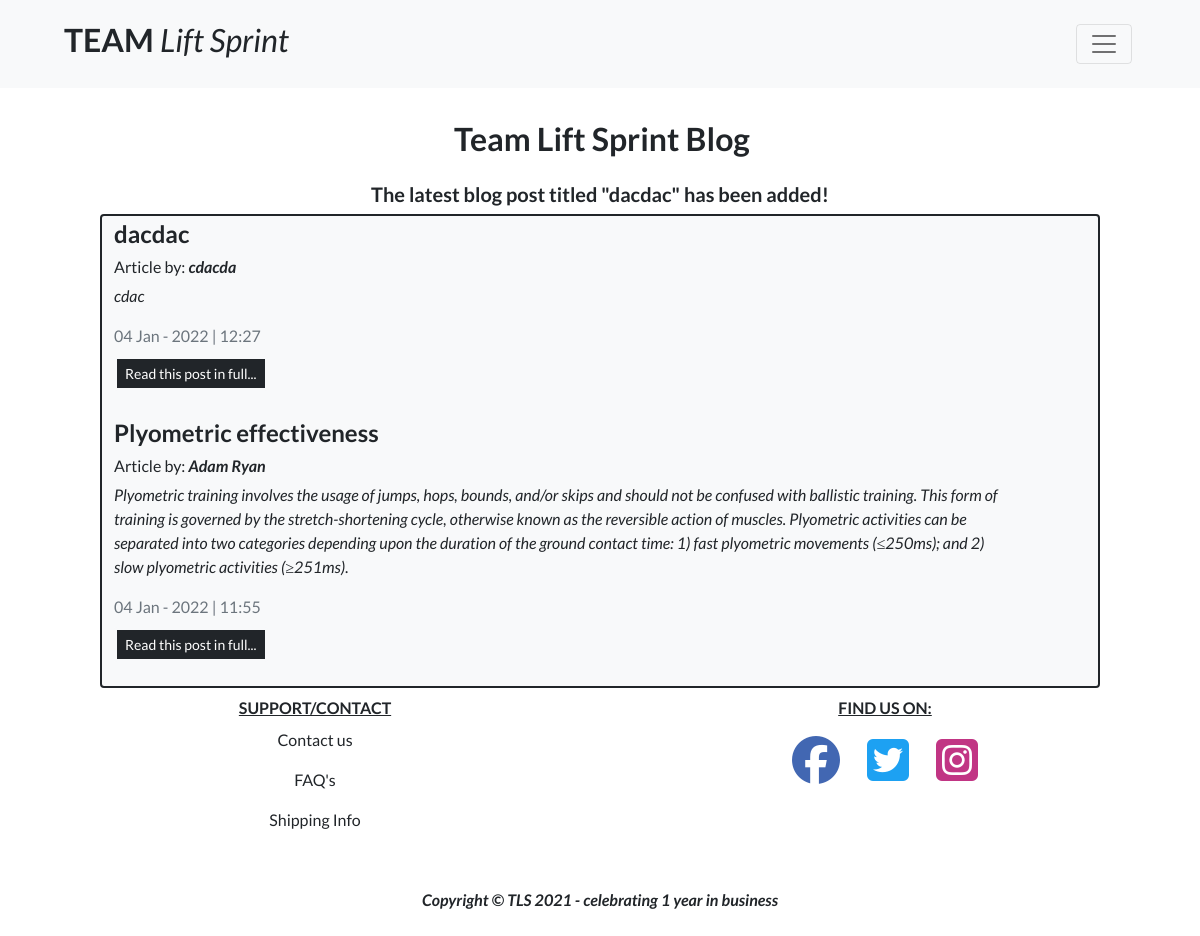
The page /blog/ on the database as committed earlier.
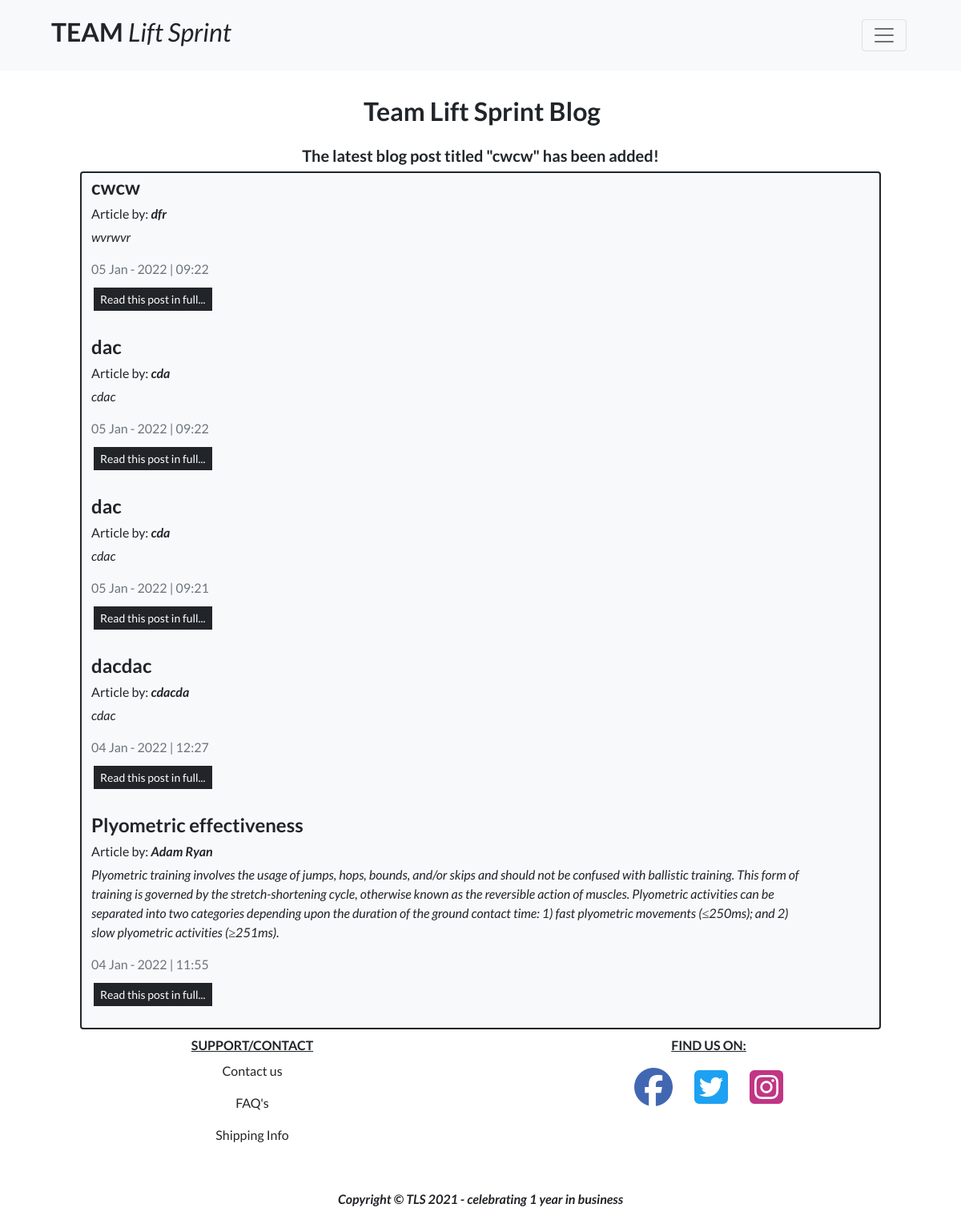
The same page on the database as committed later.
### blog/models.py (models this page shows)
class Post(models.Model):
    class Meta:
        ordering = ['-date_added']
    blog = models.ForeignKey(
        Blog, related_name="posts", on_delete=models.CASCADE)
    title = models.CharField(max_length=100)
    slug = models.SlugField()
    author = models.CharField(max_length=255)
    intro = models.TextField()
    article = models.TextField()
    date_added = models.DateTimeField(auto_now_add=True)
    def __str__(self):
        return self.title

### blog/views.py (the view)
# urls.py: path('', views.blog, name='blog'),
def blog(request):
    blog_posts = Post.objects.all()
    latest_post = Post.objects.latest('date_added')
    template = 'blog/blog.html'
    context = {
        'blog_posts': blog_posts,
        'latest_post': latest_post,
    }
    return render(request, template, context)

### bag/contexts.py (called while the page is built, shortened)
def bag_contents(request):
    bag_items = []
    total = 0
    product_count = 0
    bag = request.session.get('bag', {})
    if total < settings.FREE_DELIVERY_THRESHOLD:
        delivery = total * Decimal(settings.STANDARD_DELIVERY_PERCENTAGE / 100)
        free_delivery_delta = settings.FREE_DELIVERY_THRESHOLD - total
    else:
        delivery = 0
        free_delivery_delta = 0
    grand_total = delivery + total
    context = {
        'bag_items': bag_items,
        'total': total,
        'product_count': product_count,
        'delivery': delivery,
        'free_delivery_delta': free_delivery_delta,
        'free_delivery_threshold': settings.FREE_DELIVERY_THRESHOLD,
        'grand_total': grand_total,
    }
    return context

### blog/templates/blog/blog.html (shortened to what this page needs)
{% extends "base.html" %}
{% load static %}
{% block page_header %}
    <div class="container position-relative pt-5 p-2 g-0">
    </div>
{% endblock %}
{% block content %}
    <div class="container position-relative pt-5 g-0">
        <div class="row">
            <div class="col">
                <h2 class="fw-bold text-center text-capitalize mb-4 mt-3 ms-1">Team Lift Sprint Blog
                {% if blog_posts %}
                    <h5 class = "text-center fw-bold">The latest blog post titled "{{ latest_post }}" has been added!</h5>
                {% endif %}
                </h2>
            </div>
        </div>
    </div>
    <div class="container col-10">
        <div class="row bg-light text-dark border border-dark rounded-2 border-2">
            {% for post in blog_posts %}
                {% if blog_posts %}
                <div class="col-lg-8 col-12 mt-1">
                    <h4 class = "fw-bold">{{ post.title }}</h4>
                </div>
                <div class="col-lg-8 col-12">
                    <h6>Article by: <i><strong>{{ post.author }}</strong></i></h6>
                </div>
                <div class="col-12 col-md-11">
                    <p><i>{{ post.intro }}</i></p>
                </div>
                <div class="col-8">
                    <div class="text-muted">{{ post.date_added | date:"d M - Y | h:i"}}</div>
                </div>
                <div class="row pb-2 mt-2 mb-3">
                    <div class="col-lg-8 col-12">
                        <a href="{% url 'post_detail'  post.slug %}" class="btn btn-dark border-light border-3 btn-sm">Read this post in full...</a>
                    </div>
                </div>
            {% else %}
                <h3>No Posts Available</h3>
            {% endif %}
            {% endfor %}
        </div>
    </div>
{% endblock %}

Rows that differ between the two databases and show on the page:
added Post: title "cwcw", author "dfr", intro "wvrwvr", post.date_added|date:'dM-Y|h:i' "05 Jan - 2022 | 09:22"
added Post: title "dac", author "cda", intro "cdac", post.date_added|date:'dM-Y|h:i' "05 Jan - 2022 | 09:22"
added Post: title "dac", author "cda", intro "cdac", post.date_added|date:'dM-Y|h:i' "05 Jan - 2022 | 09:21"
Other text that changed with them:
{{ latest_post }}: "dacdac" → "cwcw"
